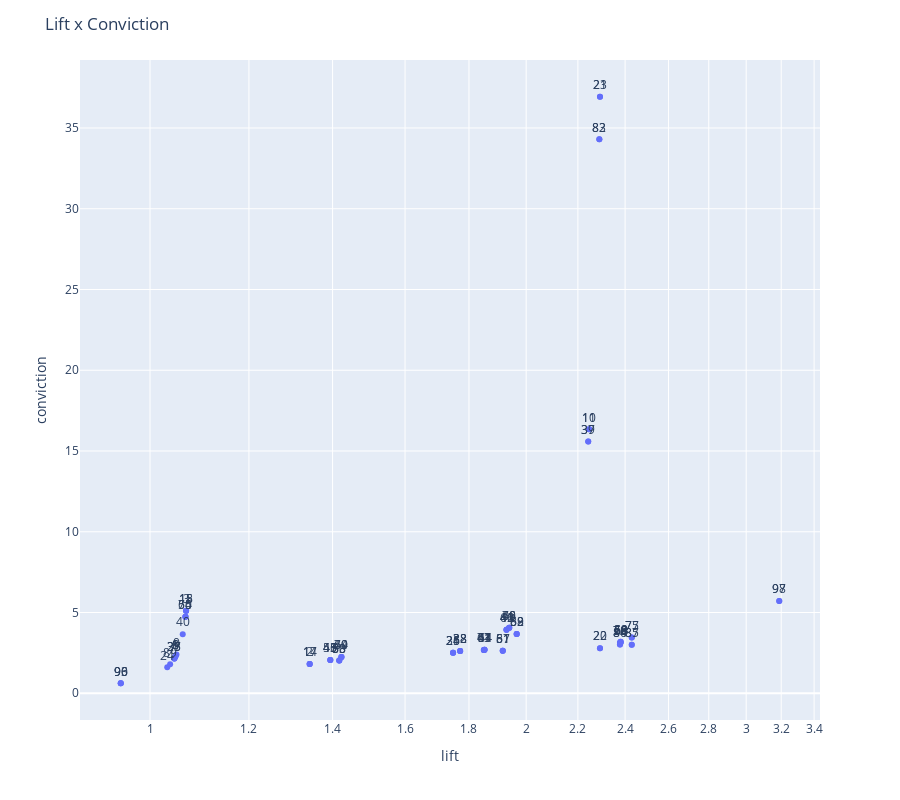

The cell this chart's notebook holds for it:
### Markdown cell above
![image.png](attachment:image.png)

### Code cell
import pandas as pd
import plotly.express as px

df = pd.read_csv("association_rules_conf75.csv").drop(columns=["Unnamed: 0"])

fig = px.scatter(df, x="lift", y="conviction", text=df.index, log_x=True, size_max=60)

fig.update_traces(textposition='top center')

fig.update_layout(
    height=800,
    title_text='Lift x Conviction'
)

fig.show()

### Figure 1 — Plotly figure (JSON) as saved in the notebook; plotly's stock layout.template omitted (floating-point values rounded to 4 significant figures)
{"data": [{"hovertemplate": "lift=%{x}<br>conviction=%{y}<br>index=%{text}<extra></extra>", "legendgroup": "", "marker": {"color": "#636efa", "symbol": "circle"}, "mode": "markers+text", "name": "", "orientation": "v", "showlegend": false, "text": [0, 1, 2, 3, 4, 5, 6, 7, 8, 9, 10, 11, 12, 13, 14, 15, 16, 17, 18, 19, 20, 21, 22, 23, 24, 25, 26, 27, 28, 29, 30, 31, 32, 33, 34, 35, 36, 37, 38, 39, 40, 41, 42, 43, 44, 45, 46, 47, 48, 49, 50, 51, 52, 53, 54, 55, 56, 57, 58, 59, 60, 61, 62, 63, 64, 65, 66, 67, 68, 69, 70, 71, 72, 73, 74, 75, 76, 77, 78, 79, 80, 81, 82, 83, 84, 85, 86, 87, 88, 89, 90, 91, 92, 93, 94, 95, 96, 97, 98], "textposition": "top center", "type": "scatter", "x": [1.05, 1.048, 1.342, 1.069, 2.246, 2.246, 1.048, 2.246, 1.048, 2.246, 2.246, 2.246, 2.246, 2.246, 1.342, 1.069, 2.246, 1.342, 1.069, 2.246, 2.291, 2.291, 2.291, 2.291, 1.032, 1.748, 1.748, 1.046, 1.771, 2.246, 2.246, 1.748, 1.771, 1.046, 2.246, 1.046, 2.246, 2.242, 1.771, 2.242, 1.062, 1.852, 1.929, 1.394, 1.852, 1.394, 1.929, 1.85, 1.939, 1.423, 1.067, 1.916, 1.965, 1.417, 1.852, 2.246, 1.394, 2.246, 2.38, 2.38, 2.38, 1.929, 2.38, 1.85, 1.423, 1.067, 1.939, 1.916, 1.417, 1.965, 1.423, 1.85, 2.246, 2.246, 1.067, 2.43, 2.377, 2.43, 2.377, 1.939, 1.417, 1.916, 2.289, 2.289, 2.377, 2.43, 2.377, 2.43, 1.965, 1.038, 0.9475, 3.188, 3.188, 0.9475, 3.188, 3.188, 0.9475, 3.188, 3.188], "xaxis": "x", "y": [2.405, 2.258, 1.811, 5.103, null, null, 2.258, null, 2.258, null, 16.34, 16.34, null, null, 1.811, 5.103, null, 1.811, 5.103, null, 2.792, 36.93, 2.792, 36.93, 1.606, 2.501, 2.501, 2.155, 2.622, null, null, 2.501, 2.622, 2.155, null, 2.155, null, 15.59, 2.622, 15.59, 3.656, 2.697, 3.927, 2.065, 2.697, 2.065, 3.927, 2.685, 4.051, 2.24, 4.739, 2.633, 3.666, 2.027, 2.697, null, 2.065, null, 3.139, 3.185, 3.139, 3.927, 3.185, 2.685, 2.24, 4.739, 4.051, 2.633, 2.027, 3.666, 2.24, 2.685, null, null, 4.739, 3.455, 3.125, 3.455, 3.125, 4.051, 2.027, 2.633, 34.3, 34.3, 3.02, 3.011, 3.02, 3.011, 3.666, 1.79, 0.6198, null, null, 0.6198, null, null, 0.6198, 5.711, 5.711], "yaxis": "y"}], "layout": {"height": 800, "legend": {"tracegroupgap": 0}, "margin": {"t": 60}, "title": {"text": "Lift x Conviction"}, "xaxis": {"anchor": "y", "domain": [0, 1], "title": {"text": "lift"}, "type": "log"}, "yaxis": {"anchor": "x", "domain": [0, 1], "title": {"text": "conviction"}}}}
